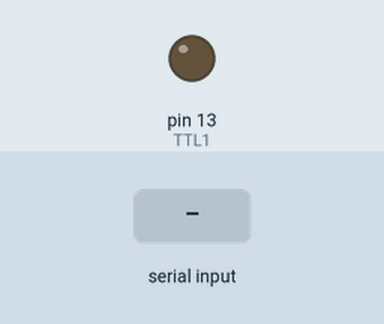
The sketch below on a simulated Arduino Uno, built with avr-gcc and run on an emulated ATmega328P. Parts: output pins drawn as LEDs (lit = HIGH). The inputs (shaded band) are chosen by the test bench. What the sketch prints to the serial monitor is not drawn.

Above: at 1.2 s.
1.3 s: "90,45\n" received over Serial
At 1.37 s:
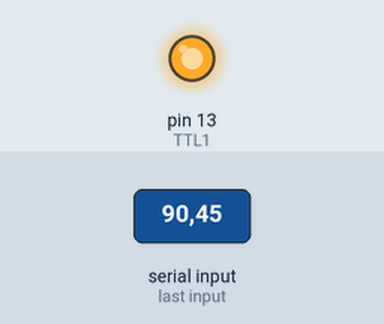
Timing chart, 0 to 4.3 s (numbered marks = the images above; inputs shaded):
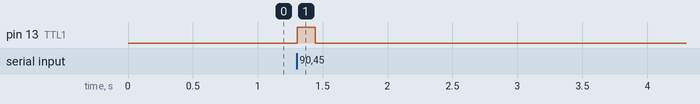

Measured:
- after the input at 1.3 s, pin 13 (TTL1): LOW → HIGH at once, → LOW 0.14 s later

The sketch:

Arduino_sketch.ino
```cpp
/* Arduino 1 Channel TTL Pulse Generator
 * Optogenetics project
 * Alison Sanders
 * Imperial College London
 * 23/06/2020
 *
 * Description: A  TTL signal is sent out from the Arduino. The duration of the pulse is set as well as the state of the channel.
 */
int TTL1=LED_BUILTIN; //Change "LED_BUILTIN" to 1 after testing

  // 1 - Tell Arduino to treat pins as output, open serial port.
void setup() {
pinMode(TTL1,OUTPUT); //Tell Arduino to treat pin as output

Serial.begin(9600); //Opens serial port, sets data rate to 9600 bps
while (!Serial); // wait for serial port to connect.
Serial.println("Send command to start pulse sequence");

  }

 // The Arduino will loop through the following code. It writes the pin as high/low:
void loop() {

if (Serial.available()) //Get the number of bytes (characters) available for reading from the serial port
{

int pulse_duration = Serial.parseInt();

digitalWrite(TTL1,HIGH); //Write a HIGH (5V) or a LOW (0V) value to a digital pin.
delay(pulse_duration);
Serial.println("Command completed TTL1 turned ON");

digitalWrite(TTL1,LOW);
Serial.println("Command completed TTL1 turned OFF");

}
}
```
